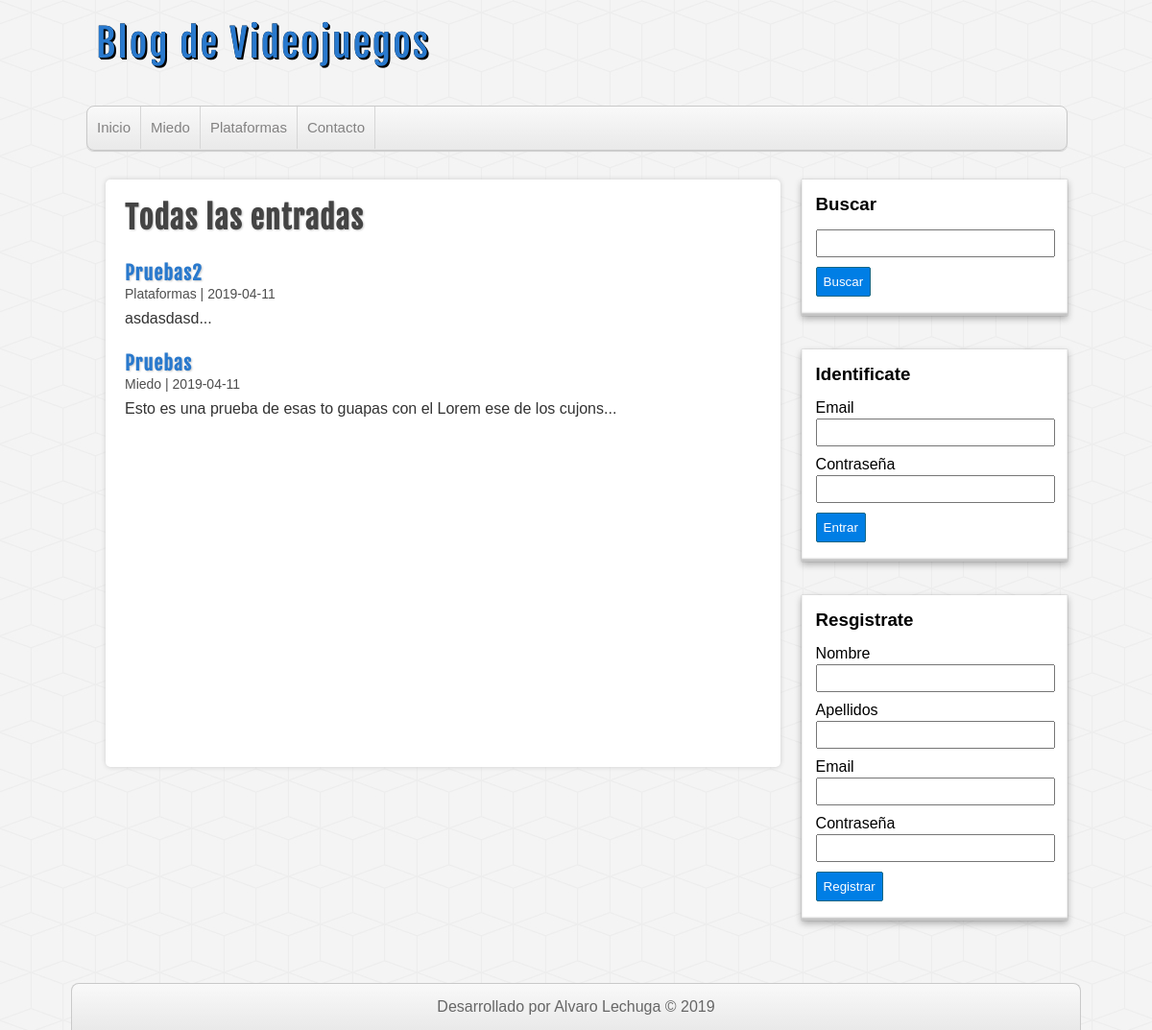
Screenshot of /Blog_PHP/entradas.php with the database file from the repository.
### tables this page shows
CREATE TABLE IF NOT EXISTS `categorias` (
  `id` int(255) NOT NULL AUTO_INCREMENT,
  `nombre` varchar(100) DEFAULT NULL,
  PRIMARY KEY (`id`)
);

CREATE TABLE IF NOT EXISTS `entradas` (
  `id` int(255) NOT NULL AUTO_INCREMENT,
  `usuario_id` int(255) NOT NULL,
  `categoria_id` int(255) NOT NULL,
  `titulo` varchar(255) NOT NULL,
  `descripcion` mediumtext,
  `fecha` date NOT NULL,
  PRIMARY KEY (`id`),
  KEY `fk_entrada_usuario` (`usuario_id`),
  KEY `fk_entrada_categoria` (`categoria_id`)
);

### Blog_PHP/includes/helpers.php (called while the page is built, shortened)
<?php
function conseguirCategorias($conexion){
	$sql = "SELECT * FROM categorias ORDER BY id ASC;";
	$categorias = mysqli_query($conexion, $sql);
	$resultado = array();
	if($categorias && mysqli_num_rows($categorias) >= 1){
		$resultado = $categorias;
	}
	return $resultado;
}
function conseguirEntradas($conexion, $limit = null, $categoria = null, $busqueda = null){
	$sql="SELECT e.*, c.nombre AS 'categoria' FROM entradas e ".
		 "INNER JOIN categorias c ON e.categoria_id = c.id ";
	$sql .= "ORDER BY e.id DESC ";
	$entradas = mysqli_query($conexion, $sql);
	return $entradas;
}

### Blog_PHP/entradas.php (the view)
<?php require_once 'includes/cabecera.php'; ?>
<?php require_once 'includes/lateral.php'; ?>
<div id="principal">
	<h1>Todas las entradas</h1>
	<?php
		$entradas = conseguirEntradas($db);
		if(!empty($entradas)):
			while($entrada = mysqli_fetch_assoc($entradas)):
	?>
				<article class="entrada">
					<a href="entrada.php?id=<?=$entrada['id']?>">
						<h2><?=$entrada['titulo']?></h2>
						<span class="fecha"><?=$entrada['categoria'].' | '.$entrada['fecha']?></span>
						<p>
							<?=substr($entrada['descripcion'], 0, 180)."..."?>
						</p>
					</a>
				</article>
	<?php
			endwhile;
		endif;
	?>
</div>
<?php require_once 'includes/pie.php'; ?>

### Blog_PHP/includes/cabecera.php (shortened to what this page needs)
<?php require_once 'conexion.php'; ?>
<?php require_once 'includes/helpers.php'; ?>
<!DOCTYPE HTML>
<html lang="es">
    <head>
        <link rel="stylesheet" type="text/css" href="./assets/css/style.css" />
    </head>
    <body>
        <header id="cabecera">
            <div id="logo">
                <a href="index.php">
                    Blog de Videojuegos
                </a>
            </div>
            <nav id="menu">
                <ul>
                    <li>
                        <a href="index.php">Inicio</a>
                    </li>
                    <?php
                    $categorias = conseguirCategorias($db);
                    if (!empty($categorias)):
                        while ($categoria = mysqli_fetch_assoc($categorias)):
                            ?>
                            <li>
                                <a href="categoria.php?id=<?= $categoria['id'] ?>"><?= $categoria['nombre'] ?></a>
                            </li>
                            <?php
                        endwhile;
                    endif;
                    ?>
                    <li>
                        <a href="contacto.php">Contacto</a>
                    </li>
                </ul>
            </nav>
        </header>
        <div id="contenedor">

### Blog_PHP/assets/css/style.css (style rules this page uses)
* { margin: 0px; padding: 0px; font-family: sans-serif, Helvetica, Arial; text-decoration: none; }
body { background: url(../img/cubes.png) #F4F4F4; }
.fecha { color: #4e4e4e; margin-top:5px; font-size: 14px; }
#cabecera { width: 85%; height: auto; background: transparent; margin: 0px auto; }
#logo { float:left; width: 540px; height: 110px; }
#logo a { font-family: "fajala", Helvetica; font-size: 40px; letter-spacing: 2px; color: #2979CD; text-shadow: 0px 0px 0px black, 1px 1px 0px black, 2px 2px 0px black; transition: all 500ms; line-height: 90px; margin-left: 10px; }
#menu { clear: both; width: 100%; height: 45px; background: linear-gradient(to bottom, #f9f9f9 0px, #e9e9e9 100%); border: 1px solid #C9C9C9; border-radius: 8px; box-shadow: 0px 1px 1px #ccc; overflow: hidden; }
#menu ul { list-style: none; }
#menu ul li { float: left; line-height: 44px; border-right: 1px solid #D6D6D6; }
#menu ul li a { display: block; padding-left: 10px; padding-right: 10px; font-size: 15px; color: #838282; }
#contenedor { width: 85%; height: auto; margin: 0px auto; margin-top: 30px; margin-bottom: 30px; }
#principal { float: left; width: 65%; min-height: 572px; background:white; border-radius: 5px; box-shadow: 0px 0px 5px #ccc; margin-left: 20px; padding: 20px; overflow: hidden; }
#principal a { color: #333; }
#principal h1 { font-size: 32px; color: #444; letter-spacing: 1px; text-shadow: 1px 1px 2px #ccc; font-family: "fajala"; }
#principal h2 { font-size: 20px; color: #2979CD; text-shadow: 1px 1px 2px #ccc; letter-spacing: 1px; font-family: "fajala"; margin-top: 25px; }
#principal p { margin-top: 8px; }

### rows the page displays
categorias: nombre "Miedo"
categorias: nombre "Plataformas"
entradas: titulo "Pruebas2", categoria.nombre "Plataformas", fecha "2019-04-11", descripcion "asdasdasd"
entradas: titulo "Pruebas", categoria.nombre "Miedo", fecha "2019-04-11", descripcion "Esto es una prueba de esas to guapas con el Lorem ese de los cujons"
